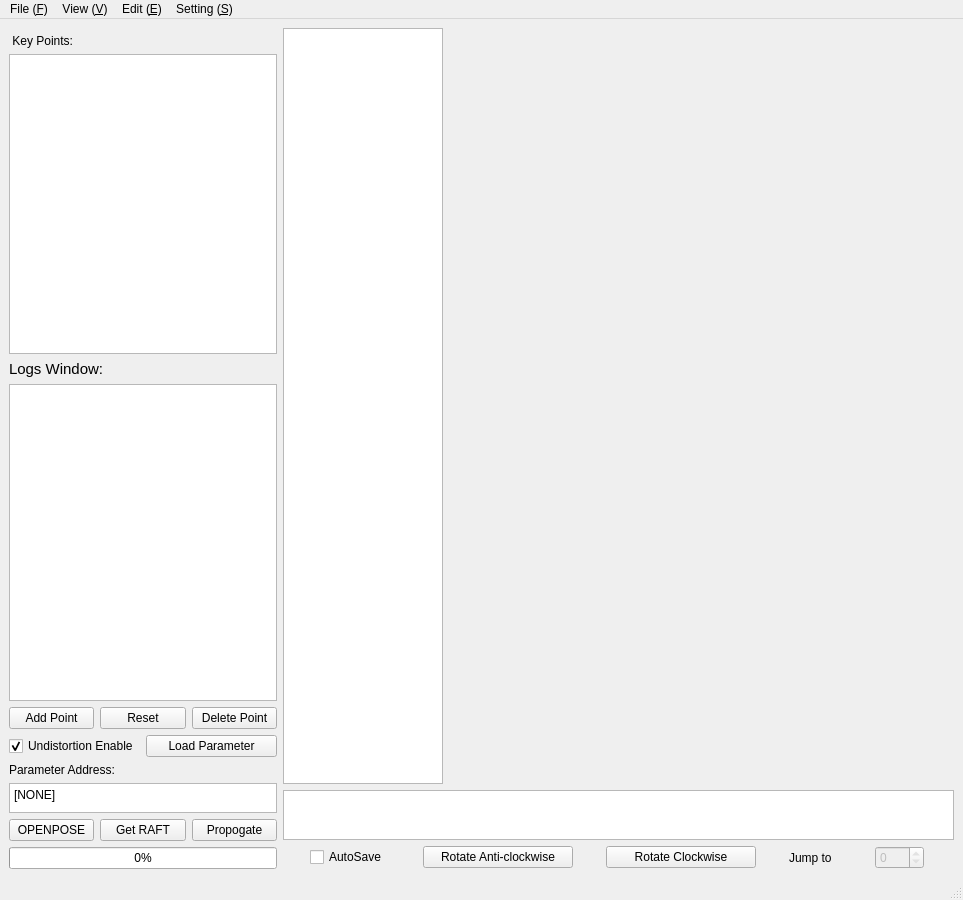
<?xml version="1.0" encoding="UTF-8"?>
<ui version="4.0">
 <class>MainWindow</class>
 <widget class="QMainWindow" name="MainWindow">
  <property name="enabled">
   <bool>true</bool>
  </property>
  <property name="geometry">
   <rect>
    <x>0</x>
    <y>0</y>
    <width>963</width>
    <height>900</height>
   </rect>
  </property>
  <property name="mouseTracking">
   <bool>true</bool>
  </property>
  <property name="focusPolicy">
   <enum>Qt::NoFocus</enum>
  </property>
  <property name="windowTitle">
   <string>SIEMENS Annotation Tool</string>
  </property>
  <property name="windowIcon">
   <iconset>
    <selectedon>siemens icon.png</selectedon>
   </iconset>
  </property>
  <property name="iconSize">
   <size>
    <width>172</width>
    <height>72</height>
   </size>
  </property>
  <widget class="QWidget" name="centralwidget">
   <property name="mouseTracking">
    <bool>true</bool>
   </property>
   <property name="focusPolicy">
    <enum>Qt::StrongFocus</enum>
   </property>
   <layout class="QHBoxLayout" name="horizontalLayout_6">
    <item>
     <layout class="QVBoxLayout" name="verticalLayout">
      <item>
       <widget class="Line" name="line">
        <property name="orientation">
         <enum>Qt::Vertical</enum>
        </property>
       </widget>
      </item>
      <item>
       <widget class="QLabel" name="lb_KeyPoint">
        <property name="minimumSize">
         <size>
          <width>245</width>
          <height>0</height>
         </size>
        </property>
        <property name="maximumSize">
         <size>
          <width>16777215</width>
          <height>16777215</height>
         </size>
        </property>
        <property name="styleSheet">
         <string notr="true">color: rgb(0, 0, 0);
font: 11pt &quot;MS Shell Dlg 2&quot;;
</string>
        </property>
        <property name="text">
         <string> Key Points:</string>
        </property>
       </widget>
      </item>
      <item>
       <widget class="QListWidget" name="keyPointList">
        <property name="enabled">
         <bool>true</bool>
        </property>
        <property name="sizePolicy">
         <sizepolicy hsizetype="Expanding" vsizetype="Expanding">
          <horstretch>0</horstretch>
          <verstretch>1</verstretch>
         </sizepolicy>
        </property>
        <property name="maximumSize">
         <size>
          <width>268</width>
          <height>300</height>
         </size>
        </property>
        <property name="cursor" stdset="0">
         <cursorShape>PointingHandCursor</cursorShape>
        </property>
        <property name="focusPolicy">
         <enum>Qt::NoFocus</enum>
        </property>
        <property name="styleSheet">
         <string notr="true">font: 87 8pt &quot;Siemens Sans Black&quot;;
color:rgb(9, 9, 9);
box-shadow: 1px 1px 3px rgba(0,0,0,0.3);

</string>
        </property>
        <property name="frameShape">
         <enum>QFrame::StyledPanel</enum>
        </property>
        <property name="frameShadow">
         <enum>QFrame::Sunken</enum>
        </property>
        <property name="autoScroll">
         <bool>true</bool>
        </property>
        <property name="movement">
         <enum>QListView::Static</enum>
        </property>
        <property name="flow">
         <enum>QListView::TopToBottom</enum>
        </property>
        <property name="isWrapping" stdset="0">
         <bool>false</bool>
        </property>
        <property name="resizeMode">
         <enum>QListView::Adjust</enum>
        </property>
        <property name="wordWrap">
         <bool>false</bool>
        </property>
        <property name="selectionRectVisible">
         <bool>false</bool>
        </property>
       </widget>
      </item>
      <item>
       <widget class="QLabel" name="label">
        <property name="font">
         <font>
          <pointsize>11</pointsize>
         </font>
        </property>
        <property name="text">
         <string>Logs Window:</string>
        </property>
       </widget>
      </item>
      <item>
       <widget class="QPlainTextEdit" name="MsgWin">
        <property name="maximumSize">
         <size>
          <width>268</width>
          <height>16777215</height>
         </size>
        </property>
        <property name="focusPolicy">
         <enum>Qt::NoFocus</enum>
        </property>
        <property name="plainText">
         <string/>
        </property>
        <property name="overwriteMode">
         <bool>true</bool>
        </property>
       </widget>
      </item>
      <item>
       <layout class="QHBoxLayout" name="horizontalLayout">
        <item>
         <widget class="QPushButton" name="pb_AddPoint">
          <property name="maximumSize">
           <size>
            <width>268</width>
            <height>16777215</height>
           </size>
          </property>
          <property name="focusPolicy">
           <enum>Qt::ClickFocus</enum>
          </property>
          <property name="text">
           <string>Add Point</string>
          </property>
         </widget>
        </item>
        <item>
         <widget class="QPushButton" name="pb_Reset">
          <property name="maximumSize">
           <size>
            <width>268</width>
            <height>16777215</height>
           </size>
          </property>
          <property name="focusPolicy">
           <enum>Qt::ClickFocus</enum>
          </property>
          <property name="text">
           <string>Reset</string>
          </property>
         </widget>
        </item>
        <item>
         <widget class="QPushButton" name="pb_DeletePoint">
          <property name="maximumSize">
           <size>
            <width>268</width>
            <height>16777215</height>
           </size>
          </property>
          <property name="focusPolicy">
           <enum>Qt::ClickFocus</enum>
          </property>
          <property name="text">
           <string>Delete Point</string>
          </property>
         </widget>
        </item>
       </layout>
      </item>
      <item>
       <layout class="QHBoxLayout" name="horizontalLayout_2">
        <item>
         <widget class="QCheckBox" name="UndistEnable">
          <property name="enabled">
           <bool>true</bool>
          </property>
          <property name="maximumSize">
           <size>
            <width>132</width>
            <height>16777215</height>
           </size>
          </property>
          <property name="focusPolicy">
           <enum>Qt::ClickFocus</enum>
          </property>
          <property name="text">
           <string>Undistortion Enable</string>
          </property>
          <property name="checked">
           <bool>true</bool>
          </property>
         </widget>
        </item>
        <item>
         <widget class="QPushButton" name="pb_LoadUndist">
          <property name="enabled">
           <bool>true</bool>
          </property>
          <property name="maximumSize">
           <size>
            <width>132</width>
            <height>16777215</height>
           </size>
          </property>
          <property name="cursor">
           <cursorShape>ArrowCursor</cursorShape>
          </property>
          <property name="focusPolicy">
           <enum>Qt::ClickFocus</enum>
          </property>
          <property name="text">
           <string>Load Parameter</string>
          </property>
          <property name="checkable">
           <bool>false</bool>
          </property>
          <property name="checked">
           <bool>false</bool>
          </property>
          <property name="autoRepeat">
           <bool>false</bool>
          </property>
          <property name="autoExclusive">
           <bool>false</bool>
          </property>
          <property name="autoDefault">
           <bool>false</bool>
          </property>
          <property name="default">
           <bool>false</bool>
          </property>
         </widget>
        </item>
       </layout>
      </item>
      <item>
       <widget class="QLabel" name="UndistAddress">
        <property name="text">
         <string>Parameter Address:</string>
        </property>
       </widget>
      </item>
      <item>
       <widget class="QPlainTextEdit" name="UndistAddressWin">
        <property name="enabled">
         <bool>true</bool>
        </property>
        <property name="maximumSize">
         <size>
          <width>268</width>
          <height>30</height>
         </size>
        </property>
        <property name="focusPolicy">
         <enum>Qt::NoFocus</enum>
        </property>
        <property name="plainText">
         <string>[NONE]</string>
        </property>
        <property name="overwriteMode">
         <bool>true</bool>
        </property>
       </widget>
      </item>
      <item>
       <layout class="QHBoxLayout" name="horizontalLayout_3">
        <item>
         <widget class="QPushButton" name="pb_Openpose">
          <property name="maximumSize">
           <size>
            <width>268</width>
            <height>16777215</height>
           </size>
          </property>
          <property name="focusPolicy">
           <enum>Qt::ClickFocus</enum>
          </property>
          <property name="text">
           <string>OPENPOSE</string>
          </property>
         </widget>
        </item>
        <item>
         <widget class="QPushButton" name="pb_CalcOptFlow">
          <property name="focusPolicy">
           <enum>Qt::ClickFocus</enum>
          </property>
          <property name="text">
           <string>Get RAFT</string>
          </property>
         </widget>
        </item>
        <item>
         <widget class="QPushButton" name="pb_Prop">
          <property name="focusPolicy">
           <enum>Qt::ClickFocus</enum>
          </property>
          <property name="text">
           <string>Propogate</string>
          </property>
         </widget>
        </item>
       </layout>
      </item>
      <item>
       <widget class="QProgressBar" name="progressBar">
        <property name="sizePolicy">
         <sizepolicy hsizetype="Expanding" vsizetype="Fixed">
          <horstretch>2</horstretch>
          <verstretch>0</verstretch>
         </sizepolicy>
        </property>
        <property name="minimumSize">
         <size>
          <width>268</width>
          <height>0</height>
         </size>
        </property>
        <property name="maximumSize">
         <size>
          <width>268</width>
          <height>16777215</height>
         </size>
        </property>
        <property name="value">
         <number>0</number>
        </property>
       </widget>
      </item>
     </layout>
    </item>
    <item>
     <layout class="QVBoxLayout" name="verticalLayout_2">
      <item>
       <layout class="QHBoxLayout" name="horizontalLayout_5">
        <item>
         <widget class="QListWidget" name="FastList">
          <property name="minimumSize">
           <size>
            <width>160</width>
            <height>0</height>
           </size>
          </property>
          <property name="maximumSize">
           <size>
            <width>160</width>
            <height>16777215</height>
           </size>
          </property>
          <property name="cursor" stdset="0">
           <cursorShape>PointingHandCursor</cursorShape>
          </property>
         </widget>
        </item>
        <item>
         <widget class="QLabel" name="ImageWin">
          <property name="sizePolicy">
           <sizepolicy hsizetype="Expanding" vsizetype="Expanding">
            <horstretch>0</horstretch>
            <verstretch>0</verstretch>
           </sizepolicy>
          </property>
          <property name="minimumSize">
           <size>
            <width>500</width>
            <height>500</height>
           </size>
          </property>
          <property name="sizeIncrement">
           <size>
            <width>1</width>
            <height>0</height>
           </size>
          </property>
          <property name="cursor">
           <cursorShape>UpArrowCursor</cursorShape>
          </property>
          <property name="mouseTracking">
           <bool>true</bool>
          </property>
          <property name="frameShape">
           <enum>QFrame::NoFrame</enum>
          </property>
          <property name="text">
           <string/>
          </property>
          <property name="scaledContents">
           <bool>false</bool>
          </property>
          <property name="alignment">
           <set>Qt::AlignCenter</set>
          </property>
         </widget>
        </item>
       </layout>
      </item>
      <item>
       <widget class="GraphicsView" name="IntensityView">
        <property name="sizePolicy">
         <sizepolicy hsizetype="Expanding" vsizetype="Fixed">
          <horstretch>0</horstretch>
          <verstretch>0</verstretch>
         </sizepolicy>
        </property>
        <property name="maximumSize">
         <size>
          <width>16777215</width>
          <height>50</height>
         </size>
        </property>
       </widget>
      </item>
      <item>
       <layout class="QHBoxLayout" name="horizontalLayout_4">
        <item>
         <widget class="QCheckBox" name="cb_autoSave">
          <property name="enabled">
           <bool>true</bool>
          </property>
          <property name="sizePolicy">
           <sizepolicy hsizetype="Fixed" vsizetype="Fixed">
            <horstretch>0</horstretch>
            <verstretch>0</verstretch>
           </sizepolicy>
          </property>
          <property name="maximumSize">
           <size>
            <width>80</width>
            <height>16777215</height>
           </size>
          </property>
          <property name="focusPolicy">
           <enum>Qt::ClickFocus</enum>
          </property>
          <property name="text">
           <string>AutoSave</string>
          </property>
         </widget>
        </item>
        <item>
         <widget class="QPushButton" name="pb_rotateAC">
          <property name="sizePolicy">
           <sizepolicy hsizetype="Fixed" vsizetype="Fixed">
            <horstretch>0</horstretch>
            <verstretch>0</verstretch>
           </sizepolicy>
          </property>
          <property name="maximumSize">
           <size>
            <width>150</width>
            <height>16777215</height>
           </size>
          </property>
          <property name="focusPolicy">
           <enum>Qt::ClickFocus</enum>
          </property>
          <property name="text">
           <string>Rotate Anti-clockwise</string>
          </property>
         </widget>
        </item>
        <item>
         <widget class="QPushButton" name="pb_rotateC">
          <property name="sizePolicy">
           <sizepolicy hsizetype="Fixed" vsizetype="Fixed">
            <horstretch>0</horstretch>
            <verstretch>0</verstretch>
           </sizepolicy>
          </property>
          <property name="maximumSize">
           <size>
            <width>150</width>
            <height>16777215</height>
           </size>
          </property>
          <property name="focusPolicy">
           <enum>Qt::ClickFocus</enum>
          </property>
          <property name="text">
           <string>Rotate Clockwise</string>
          </property>
         </widget>
        </item>
        <item>
         <widget class="QLabel" name="lb_Jump">
          <property name="sizePolicy">
           <sizepolicy hsizetype="Fixed" vsizetype="Preferred">
            <horstretch>1</horstretch>
            <verstretch>0</verstretch>
           </sizepolicy>
          </property>
          <property name="maximumSize">
           <size>
            <width>53</width>
            <height>16777215</height>
           </size>
          </property>
          <property name="styleSheet">
           <string notr="true">color: rgb(0, 0, 0);
font: 11pt &quot;MS Shell Dlg 2&quot;;
</string>
          </property>
          <property name="text">
           <string>Jump to</string>
          </property>
         </widget>
        </item>
        <item>
         <widget class="QSpinBox" name="sb_Page">
          <property name="enabled">
           <bool>false</bool>
          </property>
          <property name="sizePolicy">
           <sizepolicy hsizetype="Fixed" vsizetype="Fixed">
            <horstretch>1</horstretch>
            <verstretch>0</verstretch>
           </sizepolicy>
          </property>
          <property name="minimumSize">
           <size>
            <width>49</width>
            <height>0</height>
           </size>
          </property>
          <property name="cursor">
           <cursorShape>IBeamCursor</cursorShape>
          </property>
          <property name="focusPolicy">
           <enum>Qt::ClickFocus</enum>
          </property>
          <property name="minimum">
           <number>0</number>
          </property>
          <property name="maximum">
           <number>0</number>
          </property>
          <property name="value">
           <number>0</number>
          </property>
         </widget>
        </item>
       </layout>
      </item>
     </layout>
    </item>
   </layout>
  </widget>
  <widget class="QStatusBar" name="statusbar"/>
  <widget class="QMenuBar" name="menuBar">
   <property name="geometry">
    <rect>
     <x>0</x>
     <y>0</y>
     <width>963</width>
     <height>20</height>
    </rect>
   </property>
   <widget class="QMenu" name="menuFile">
    <property name="title">
     <string>File (&amp;F)</string>
    </property>
    <addaction name="actionLoad_Video"/>
    <addaction name="actionLoad_Images"/>
    <addaction name="actionLoad_Annot"/>
    <addaction name="separator"/>
    <addaction name="actionLoad_Parameter"/>
    <addaction name="actionLoad_RAFT"/>
    <addaction name="actionLoadIntCSV"/>
    <addaction name="separator"/>
    <addaction name="actionSave"/>
    <addaction name="actionSave_as"/>
    <addaction name="actionOutput_Coco"/>
    <addaction name="actionOutput_Image"/>
    <addaction name="separator"/>
    <addaction name="actionQuit"/>
   </widget>
   <widget class="QMenu" name="menuView">
    <property name="title">
     <string>View (&amp;V)</string>
    </property>
    <addaction name="actionFullScreen"/>
    <addaction name="actionMaximize"/>
    <addaction name="actionMinimize"/>
   </widget>
   <widget class="QMenu" name="menuEdit_E">
    <property name="title">
     <string>Edit (&amp;E)</string>
    </property>
    <addaction name="actionAdd_KeyPoint"/>
    <addaction name="actionReset_KeyPoint"/>
    <addaction name="actionDelete_KeyPoint"/>
    <addaction name="actionLock"/>
    <addaction name="separator"/>
    <addaction name="actionClear_Message"/>
   </widget>
   <widget class="QMenu" name="menuSetting">
    <property name="title">
     <string>Setting (&amp;S)</string>
    </property>
    <widget class="QMenu" name="menuAdd_boundary_B">
     <property name="title">
      <string>Add boundary (&amp;B)</string>
     </property>
     <addaction name="actionCT_switch"/>
    </widget>
    <addaction name="actionConfig"/>
    <addaction name="menuAdd_boundary_B"/>
   </widget>
   <addaction name="menuFile"/>
   <addaction name="menuView"/>
   <addaction name="menuEdit_E"/>
   <addaction name="menuSetting"/>
  </widget>
  <action name="actionLoad_Video">
   <property name="text">
    <string>Load Video (&amp;V)</string>
   </property>
   <property name="shortcut">
    <string>Ctrl+V</string>
   </property>
   <property name="menuRole">
    <enum>QAction::TextHeuristicRole</enum>
   </property>
  </action>
  <action name="actionLoad_Images">
   <property name="text">
    <string>Load Images (&amp;I)</string>
   </property>
   <property name="shortcut">
    <string>Ctrl+I</string>
   </property>
  </action>
  <action name="actionQuit">
   <property name="text">
    <string>Quit(&amp;Q)</string>
   </property>
   <property name="shortcut">
    <string>Ctrl+Q</string>
   </property>
  </action>
  <action name="actionMaximize">
   <property name="text">
    <string>Maxmize (&amp;M)</string>
   </property>
  </action>
  <action name="actionMinimize">
   <property name="text">
    <string>Minimize (&amp;N)</string>
   </property>
  </action>
  <action name="actionFullScreen">
   <property name="text">
    <string>FullScreen (&amp;F)</string>
   </property>
   <property name="shortcut">
    <string>Ctrl+F</string>
   </property>
  </action>
  <action name="actionSave">
   <property name="text">
    <string>Save (&amp;S)</string>
   </property>
   <property name="shortcut">
    <string>Ctrl+S</string>
   </property>
  </action>
  <action name="actionSave_as">
   <property name="text">
    <string>Save As</string>
   </property>
   <property name="shortcut">
    <string>Ctrl+Shift+S</string>
   </property>
  </action>
  <action name="actionLoad_Parameter">
   <property name="text">
    <string>Load Undist Parameter (&amp;U)</string>
   </property>
   <property name="shortcut">
    <string>Ctrl+U</string>
   </property>
  </action>
  <action name="actionAdd_KeyPoint">
   <property name="text">
    <string>Add KeyPoint (&amp;A)</string>
   </property>
  </action>
  <action name="actionDelete_KeyPoint">
   <property name="text">
    <string>Delete KeyPoint (&amp;D)</string>
   </property>
   <property name="shortcut">
    <string>D</string>
   </property>
  </action>
  <action name="actionReset_KeyPoint">
   <property name="text">
    <string>Reset KeyPoint (&amp;R)</string>
   </property>
   <property name="shortcut">
    <string>R</string>
   </property>
  </action>
  <action name="actionLoad_Annot">
   <property name="text">
    <string>Load Annotation File (&amp;A)</string>
   </property>
   <property name="shortcut">
    <string>Ctrl+A</string>
   </property>
  </action>
  <action name="actionOutput_Coco">
   <property name="text">
    <string>Output Coco (&amp;C)</string>
   </property>
   <property name="shortcut">
    <string>Ctrl+C</string>
   </property>
  </action>
  <action name="actionClear_Message">
   <property name="text">
    <string>Clear Message (&amp;C)</string>
   </property>
  </action>
  <action name="actionLoad_RAFT">
   <property name="text">
    <string>Load RAFT (&amp;R)</string>
   </property>
   <property name="shortcut">
    <string>Ctrl+R</string>
   </property>
  </action>
  <action name="actionOutput_Image">
   <property name="text">
    <string>Output Image (&amp;O)</string>
   </property>
   <property name="shortcut">
    <string>Ctrl+Shift+I</string>
   </property>
  </action>
  <action name="actionConfig">
   <property name="text">
    <string>Configuration (&amp;C)</string>
   </property>
   <property name="shortcut">
    <string>Ctrl+Shift+C</string>
   </property>
  </action>
  <action name="actionCT_switch">
   <property name="text">
    <string>CT Boundary Disable</string>
   </property>
  </action>
  <action name="actionLock">
   <property name="text">
    <string>Lock (&amp;L)</string>
   </property>
  </action>
  <action name="actionLoadIntCSV">
   <property name="text">
    <string>Load Intensity CSV</string>
   </property>
   <property name="shortcut">
    <string>Ctrl+Shift+V</string>
   </property>
  </action>
 </widget>
 <customwidgets>
  <customwidget>
   <class>GraphicsView</class>
   <extends>QGraphicsView</extends>
   <header>pyqtgraph</header>
  </customwidget>
 </customwidgets>
 <resources/>
 <connections>
  <connection>
   <sender>UndistEnable</sender>
   <signal>clicked(bool)</signal>
   <receiver>pb_LoadUndist</receiver>
   <slot>setEnabled(bool)</slot>
   <hints>
    <hint type="sourcelabel">
     <x>106</x>
     <y>773</y>
    </hint>
    <hint type="destinationlabel">
     <x>277</x>
     <y>776</y>
    </hint>
   </hints>
  </connection>
  <connection>
   <sender>UndistEnable</sender>
   <signal>clicked(bool)</signal>
   <receiver>UndistAddressWin</receiver>
   <slot>setEnabled(bool)</slot>
   <hints>
    <hint type="sourcelabel">
     <x>67</x>
     <y>773</y>
    </hint>
    <hint type="destinationlabel">
     <x>80</x>
     <y>832</y>
    </hint>
   </hints>
  </connection>
 </connections>
</ui>
